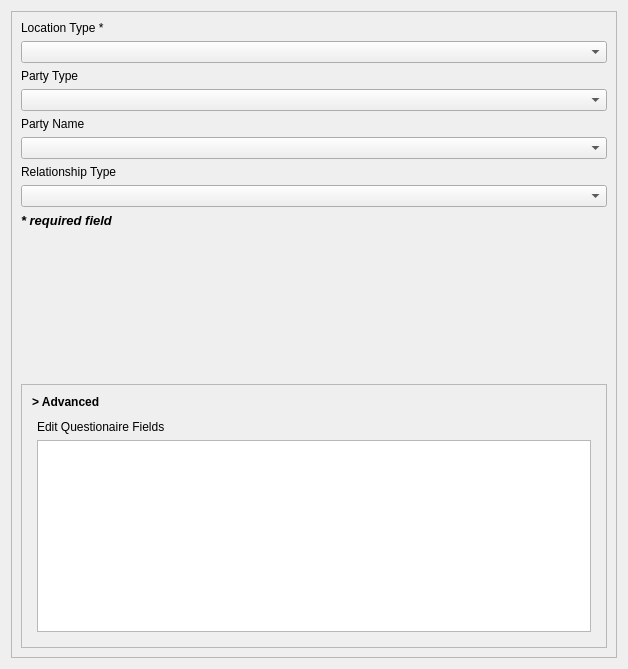
<?xml version="1.0" encoding="UTF-8"?>
<ui version="4.0">
 <class>projectCreation01</class>
 <widget class="QWidget" name="projectCreation01">
  <property name="geometry">
   <rect>
    <x>0</x>
    <y>0</y>
    <width>628</width>
    <height>669</height>
   </rect>
  </property>
  <property name="sizePolicy">
   <sizepolicy hsizetype="MinimumExpanding" vsizetype="MinimumExpanding">
    <horstretch>0</horstretch>
    <verstretch>0</verstretch>
   </sizepolicy>
  </property>
  <property name="styleSheet">
   <string notr="true"/>
  </property>
  <layout class="QVBoxLayout" name="verticalLayout_2">
   <item>
    <widget class="QScrollArea" name="scrollArea">
     <property name="widgetResizable">
      <bool>true</bool>
     </property>
     <widget class="QWidget" name="scrollAreaWidgetContents_2">
      <property name="geometry">
       <rect>
        <x>0</x>
        <y>0</y>
        <width>608</width>
        <height>649</height>
       </rect>
      </property>
      <layout class="QVBoxLayout" name="verticalLayout">
       <item>
        <widget class="QLabel" name="label">
         <property name="text">
          <string>Location Type *</string>
         </property>
        </widget>
       </item>
       <item>
        <widget class="QComboBox" name="location_type_box"/>
       </item>
       <item>
        <widget class="QLabel" name="label_2">
         <property name="text">
          <string>Party Type</string>
         </property>
        </widget>
       </item>
       <item>
        <widget class="QComboBox" name="party_type_box"/>
       </item>
       <item>
        <widget class="QLabel" name="label_4">
         <property name="text">
          <string>Party Name</string>
         </property>
        </widget>
       </item>
       <item>
        <widget class="QComboBox" name="party_name_box"/>
       </item>
       <item>
        <widget class="QLabel" name="label_5">
         <property name="text">
          <string>Relationship Type</string>
         </property>
        </widget>
       </item>
       <item>
        <widget class="QComboBox" name="relationship_type_box"/>
       </item>
       <item>
        <widget class="QLabel" name="required_label">
         <property name="font">
          <font>
           <pointsize>10</pointsize>
           <weight>75</weight>
           <italic>true</italic>
           <bold>true</bold>
          </font>
         </property>
         <property name="text">
          <string>* required field</string>
         </property>
        </widget>
       </item>
       <item>
        <spacer name="verticalSpacer">
         <property name="orientation">
          <enum>Qt::Vertical</enum>
         </property>
         <property name="sizeHint" stdset="0">
          <size>
           <width>20</width>
           <height>40</height>
          </size>
         </property>
        </spacer>
       </item>
       <item>
        <widget class="QFrame" name="verticalFrame">
         <property name="frameShape">
          <enum>QFrame::StyledPanel</enum>
         </property>
         <layout class="QVBoxLayout" name="verticalLayout_3">
          <property name="margin">
           <number>10</number>
          </property>
          <item>
           <widget class="QLabel" name="advanced_button">
            <property name="font">
             <font>
              <weight>75</weight>
              <bold>true</bold>
             </font>
            </property>
            <property name="cursor">
             <cursorShape>PointingHandCursor</cursorShape>
            </property>
            <property name="text">
             <string>&gt; Advanced</string>
            </property>
            <property name="alignment">
             <set>Qt::AlignLeading|Qt::AlignLeft|Qt::AlignVCenter</set>
            </property>
           </widget>
          </item>
          <item>
           <widget class="QFrame" name="advanced_box">
            <layout class="QVBoxLayout" name="verticalLayout_4">
             <property name="margin">
              <number>5</number>
             </property>
             <item>
              <widget class="QLabel" name="label_3">
               <property name="text">
                <string>Edit Questionaire Fields</string>
               </property>
              </widget>
             </item>
             <item>
              <widget class="QTextEdit" name="questionnaire_edit_text">
               <property name="maximumSize">
                <size>
                 <width>16777215</width>
                 <height>400</height>
                </size>
               </property>
              </widget>
             </item>
            </layout>
           </widget>
          </item>
         </layout>
        </widget>
       </item>
      </layout>
     </widget>
    </widget>
   </item>
  </layout>
 </widget>
 <resources/>
 <connections/>
</ui>
